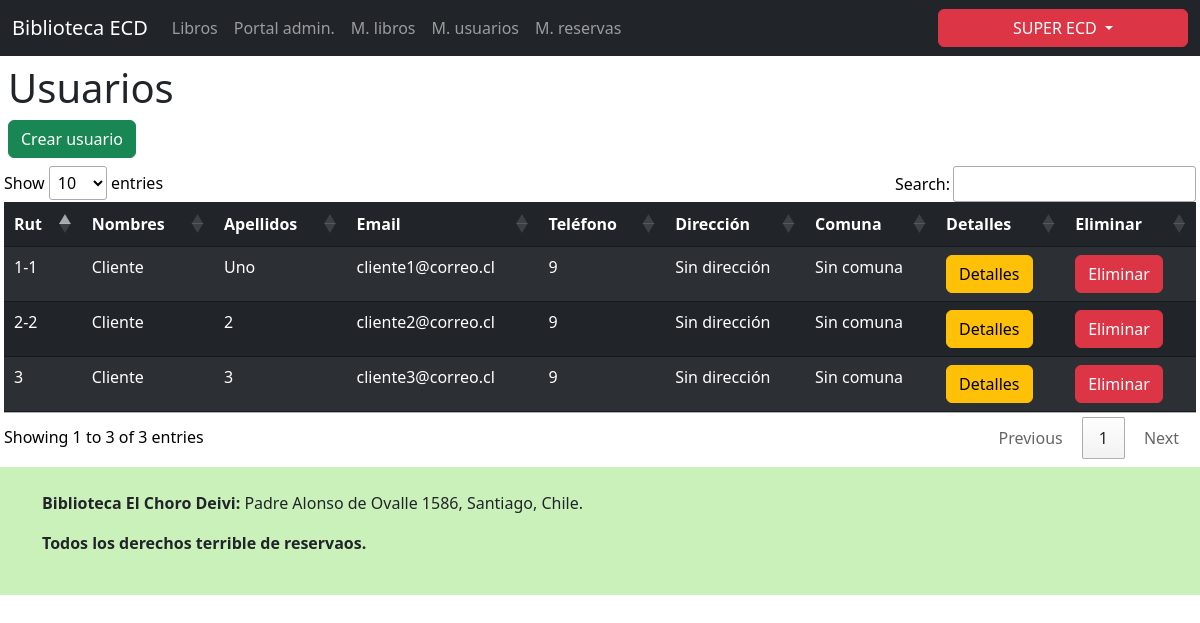
The app's page /portal_adm/mantenedor_usuarios/ (signed in) with its own data.
### biblioteca/models.py (models this page shows, shortened)
class Usuario(AbstractUser):
    rut         = models.CharField(unique=True, max_length=10) #UK no se repite rut
    email       = models.EmailField(unique=True) #UK no se repite correo
    first_name  = models.CharField(max_length=50)
    last_name   = models.CharField(max_length=50)
    telefono    = models.IntegerField(blank=True, null=True)
    direccion   = models.CharField(max_length=100, blank=True, null=True)
    comuna      = models.CharField(max_length=30, blank=True, null=True)

### biblioteca/views.py (the view)
# urls.py: path('portal_adm/mantenedor_usuarios/', views.mantenedor_usuarios, name='usuarios_mantenedor'), #url de mantenedor de usuarios
@login_required
@user_passes_test(admin_requerido, login_url='/sin_acceso/')
def mantenedor_usuarios(request):
    usuarios = Usuario.objects.filter(is_staff=False)
    return render(request, 'biblioteca/mantenedor_usuarios.html', {'usuarios': usuarios})

### biblioteca/views.py (called while the page is built)
def admin_requerido(user):
    return user.is_staff

### biblioteca/templates/biblioteca/mantenedor_usuarios.html (shortened to what this page needs)
{% extends 'base.html' %}
{% block content %}
    {% load static %}
    <div class="mb-2 mx-2 mt-2">
        <h1>Usuarios</h1>
        <a class="btn btn-success" href="{% url 'usuario_crear' %}">Crear usuario</a>
    </div>
    <div class="table-responsive mt-2 mb-2 mx-1">
        <table class="table table-dark table-striped table-hover table-fixed-header">
            <thead>
                <th scope="col">Rut</th>
                <th scope="col">Nombres</th>
                <th scope="col">Apellidos</th>
                <th scope="col">Email</th>
                <th scope="col">Teléfono</th>
                <th scope="col">Dirección</th>
                <th scope="col">Comuna</th>
                <th scope="col">Detalles</th>
                <th scope="col">Eliminar</th>
            </thead>
            <tbody>
                {% for usuario in usuarios %}
                    <tr>
                        <td scope="row">{{ usuario.rut }}</td>
                        <td scope="row">{{ usuario.first_name }}</td>
                        <td scope="row">{{ usuario.last_name }}</td>
                        <td scope="row">{{ usuario.email }}</td>
                        {% if usuario.telefono %}
                            <td scope="row">{{ usuario.telefono }}</td>
                        {% else %}
                            <td scope="row"></td>
                        {% endif %}
                        {% if usuario.direccion %}
                            <td scope="row">{{ usuario.direccion }}</td>
                        {% else %}
                            <td scope="row"></td>
                        {% endif %}
                        {% if usuario.comuna %}
                            <td scope="row">{{ usuario.comuna }}</td>
                        {% else %}
                            <td scope="row"></td>
                        {% endif %}
                        <td scope="row"><a type="button" class="btn btn-warning" href="{% url 'usuario_editar' username=usuario.username %}">Detalles</a></td>
                        <td scope="row"><button type="button" class="btn btn-danger btn-eliminar-usuario" data-usuario-id="{{ usuario.username }}">Eliminar</button></td>
                    </tr>
                {% endfor %}
            </tbody>
        </table>
    </div>
{% endblock %}
{% block footer %}
    {% load static %}
{% endblock %}

### biblioteca/templates/base.html (shortened to what this page needs)
{% load static %}
<!DOCTYPE html>
<html lang="en">
    <head>
        <link href="{% static 'css/estilos.css' %}" rel="stylesheet">
        <link href="https://cdn.jsdelivr.net/npm/bootstrap@5.3.3/dist/css/bootstrap.min.css" rel="stylesheet">
        <link rel="stylesheet" type="text/css" href="https://cdn.datatables.net/1.10.25/css/jquery.dataTables.min.css">
    </head>
    <body>
        <nav class="navbar navbar-expand-md bg-dark" data-bs-theme="dark">
            <div class="container-fluid">
                <a class="navbar-brand" href="{% url 'index' %}">Biblioteca ECD</a>
                <div class="collapse navbar-collapse" id="navbarScroll">
                    <ul class="navbar-nav me-auto my-2 my-lg-0 navbar-nav-scroll" style="--bs-scroll-height: 100px;">
                        <li class="nav-item">
                            <a class="nav-link" aria-current="page" href="{% url 'lista_libros' %}">Libros</a>
                        </li>
                        {% if user.is_authenticated and user.is_staff == True %}
                            <li class="nav-item">
                                <a class="nav-link" aria-current="page" href="{% url 'adm_portal' %}">Portal admin.</a>
                            </li>
                            <li class="nav-item">
                                <a class="nav-link" aria-current="page" href="{% url 'libros_mantenedor' %}">M. libros</a>
                            </li>
                            <li class="nav-item">
                                <a class="nav-link" aria-current="page" href="{% url 'usuarios_mantenedor' %}">M. usuarios</a>
                            </li>
                            <li class="nav-item">
                                <a class="nav-link" aria-current="page" href="{% url 'reservas_mantenedor' %}">M. reservas</a>
                            </li>
                        {% endif %}
                    </ul>
                    {% if user.is_authenticated %}
                        <div class="dropdown">
                            <button type="button" class="btn btn-danger dropdown-toggle opciones_login" data-bs-toggle="dropdown" aria-expanded="false" data-bs-auto-close="outside">
                                {{ user.first_name }} {{ user.last_name }}
                            </button>
                        </div>
                    {% endif %}
                </div>
            </div>
        </nav>
        {% block content %}
        {% endblock %}
        <div class="background_final">
            <br>
            <div class="container-sm">
                <p><strong>Biblioteca El Choro Deivi: </strong>Padre Alonso de Ovalle 1586, Santiago, Chile.</p>
            </div>
            <div class="container-sm">
                <p><strong>Todos los derechos terrible de reservaos.</strong></p>
            </div>
            <br>
        </div>
    </body>
</html>

### biblioteca/static/css/estilos.css (style rules this page uses)
.opciones_login { width: 250px; text-align: center; }
.background_final { background-color: rgb(203, 241, 187); }

### records on screen
Usuario: first_name "SUPER", last_name "ECD"
Usuario: rut "1-1", first_name "Cliente", last_name "Uno", email "cliente1@correo.cl", telefono "9", direccion "Sin dirección", comuna "Sin comuna"
Usuario: rut "2-2", first_name "Cliente", last_name "2", email "cliente2@correo.cl", telefono "9", direccion "Sin dirección", comuna "Sin comuna"
Usuario: rut "3", first_name "Cliente", last_name "3", email "cliente3@correo.cl", telefono "9", direccion "Sin dirección", comuna "Sin comuna"
